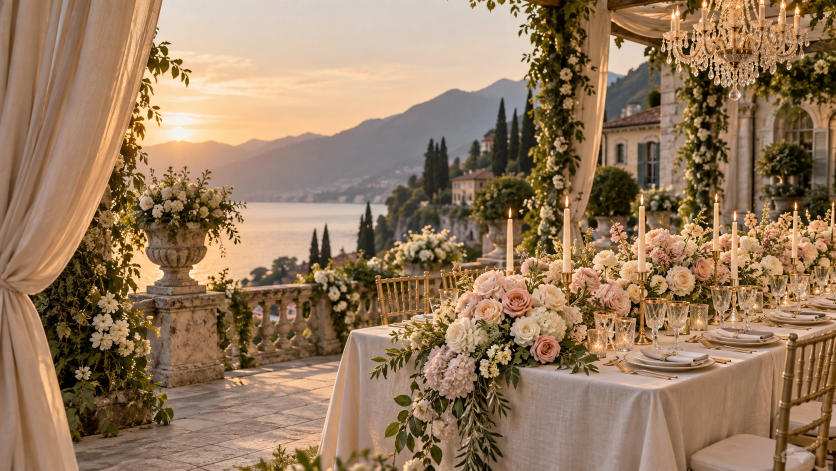
#> input picture assets/images/hero-editorial.webp, 1672 x 941 px, given in place of 2026-07-26_DbQ6dDuiQVu_01.jpg, which was not available (shown at 1/2 size)
$ python prepare-preview.py
#> lines starting #> are read from the running program, lines starting #| are printed output that depends on the picture
"""Non-destructive, local-only derivatives for the champagne/pastel redesign."""
from pathlib import Path
import argparse
import subprocess
import json
from PIL import Image, ImageOps

root = Path(__file__).resolve().parents[1]
parser = argparse.ArgumentParser()
parser.add_argument('--hero', type=Path)
parser.add_argument('--videos', action='store_true')
parser.add_argument('--client-photos', action='store_true')
args = parser.parse_args()
images = root / 'assets/images'

def webp(source, target, width, quality=84):
#> called with width = 480, quality = 84
    with Image.open(source) as original:
#> original is the input picture: PIL image 1672x941 RGB; mean R, G, B 150.8, 122.2, 94
        image = ImageOps.exif_transpose(original)
        image.thumbnail((width, width * 3), Image.Resampling.LANCZOS)
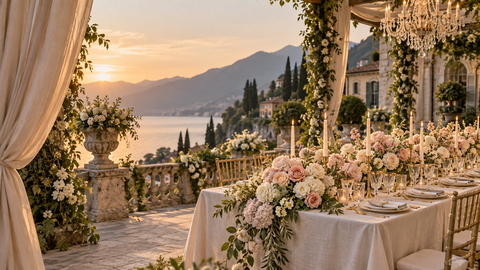
#> image: PIL image 480x270 RGB; mean R, G, B 150.7, 122.2, 94.1
        image.save(target, quality=quality, method=6)
        print(f'{target.relative_to(root)}: {image.width}x{image.height}, {target.stat().st_size:,} bytes')
#| assets/images/photo-ig01-480.webp: 480x270, 40,062 bytes

if args.hero:
    for width in (640, 1200):
        webp(args.hero, images / f'hero-pastel-{width}.webp', width, 86)

if args.client_photos:
    for number, uid, *_ in json.loads((root / 'scripts/client-photos.json').read_text(encoding='utf-8')):
        source = Path('C:/Users/Alexie/AppData/Local/Temp') / f'codex-clipboard-{uid}.png'
        for width in (480, 900, 1440):
            target = images / f'photo-client{number:02}-{width}.webp'
            if not target.exists():
                webp(source, target, width, 88)

selection = [
    '2026-07-26_DbQ6dDuiQVu_01.jpg',
    '2026-07-04_DaZkX7vCALG_01.jpg',
    '2026-07-17_Da5TO34ggDr_01.jpg',
    '2026-09-02_DczKS6mgoSs_02.jpg',
    '2026-07-17_Da5TO34ggDr_02.jpg',
    '2026-09-02_DczKS6mgoSs_01.jpg',
]
for index, filename in enumerate(selection, 1):
    for width in (480, 900, 1440):
        webp(root / 'instagram_arra_eventplanner' / filename,
             images / f'photo-ig{index:02}-{width}.webp', width)
#> pass 2 of the loop `for index, filename in enumerate(selection, 1):`:
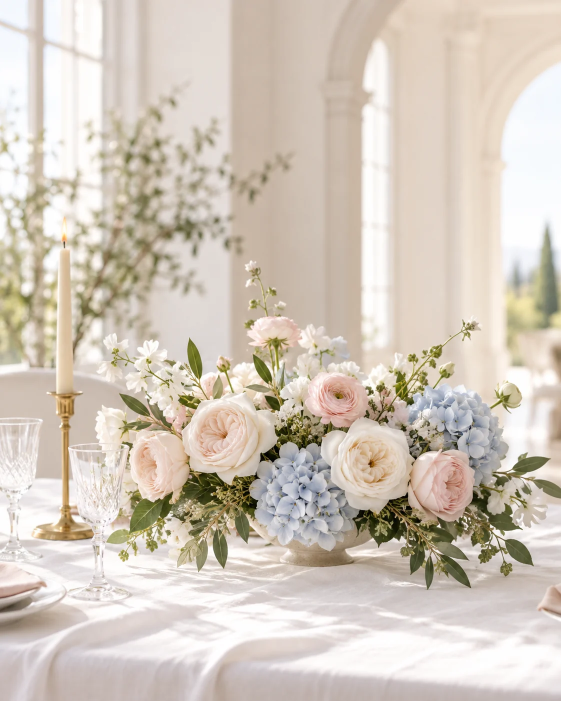
#> input picture assets/images/hero-pastel-1200.webp, 1122 x 1402 px, given in place of 2026-07-04_DaZkX7vCALG_01.jpg, which was not available (shown at 1/2 size)
#> in webp, original is the input picture: PIL image 1122x1402 RGB; mean R, G, B 210.6, 200.2, 188
#> in webp (call 4), `image.thumbnail((width, width * 3), Image.Resampling.LANCZOS)`:
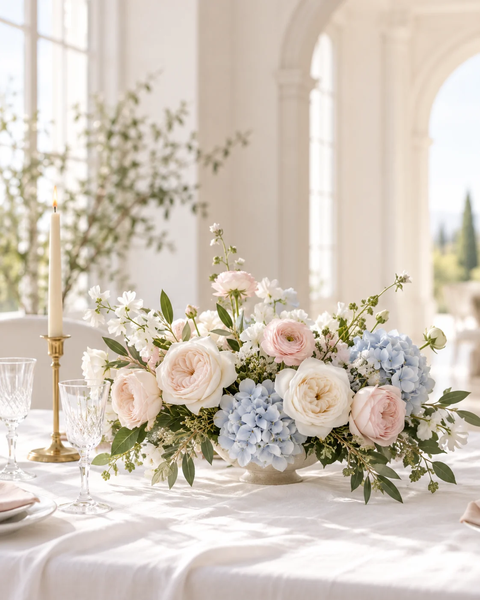
#> image: PIL image 480x600 RGB; mean R, G, B 210.6, 200.2, 188
#| assets/images/photo-ig02-480.webp: 480x600, 35,800 bytes
#> (the run stopped early here; a loop or call above may not have finished)
